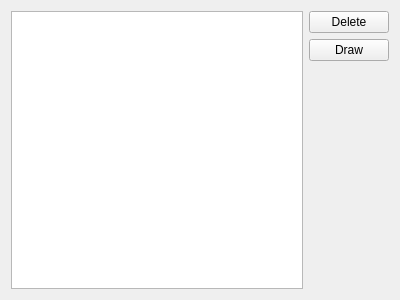
<?xml version="1.0" encoding="UTF-8"?>
<ui version="4.0">
 <class>databaseWidget</class>
 <widget class="QWidget" name="databaseWidget">
  <property name="geometry">
   <rect>
    <x>0</x>
    <y>0</y>
    <width>400</width>
    <height>300</height>
   </rect>
  </property>
  <property name="windowTitle">
   <string>Form</string>
  </property>
  <layout class="QGridLayout" name="gridLayout">
   <item row="0" column="0" rowspan="3">
    <widget class="QListWidget" name="listWidgetObjects"/>
   </item>
   <item row="0" column="1">
    <widget class="QPushButton" name="pushButtonDelete">
     <property name="text">
      <string>Delete</string>
     </property>
    </widget>
   </item>
   <item row="1" column="1">
    <widget class="QPushButton" name="pushButtonDraw">
     <property name="text">
      <string>Draw</string>
     </property>
    </widget>
   </item>
  </layout>
 </widget>
 <resources/>
 <connections/>
</ui>
